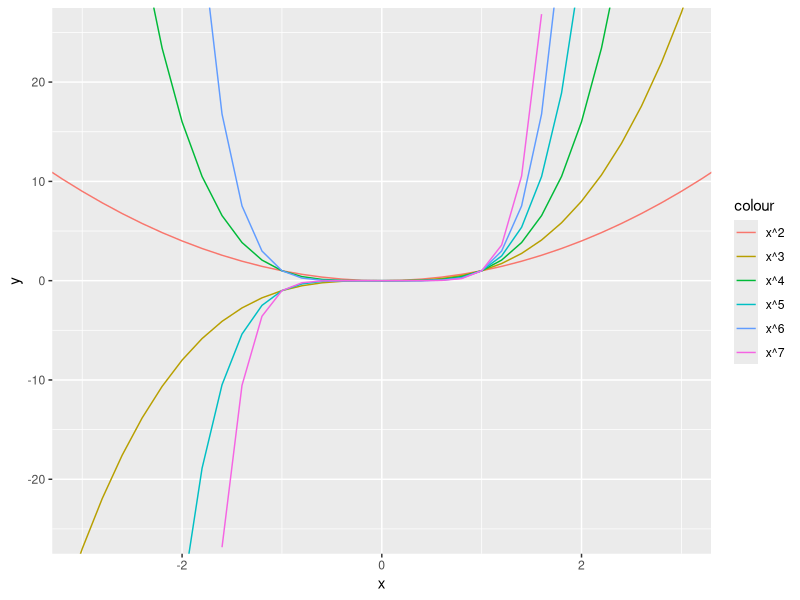
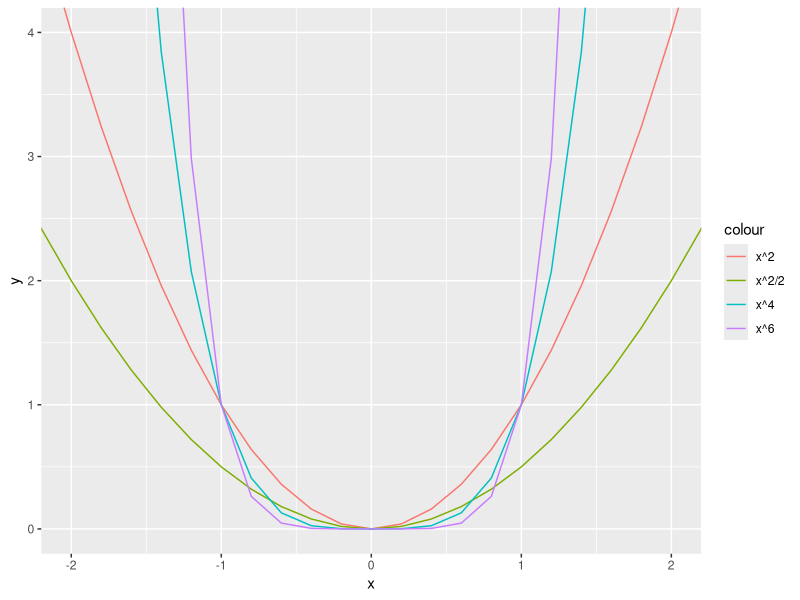
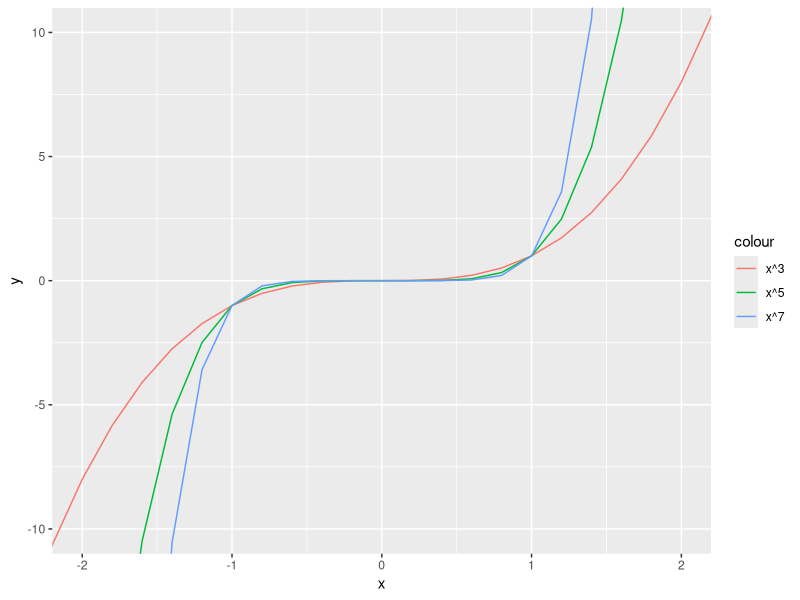
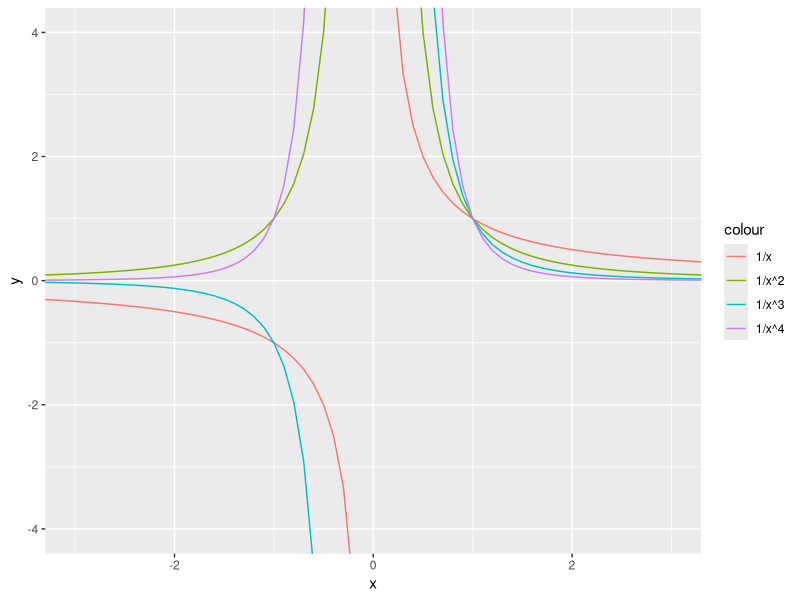
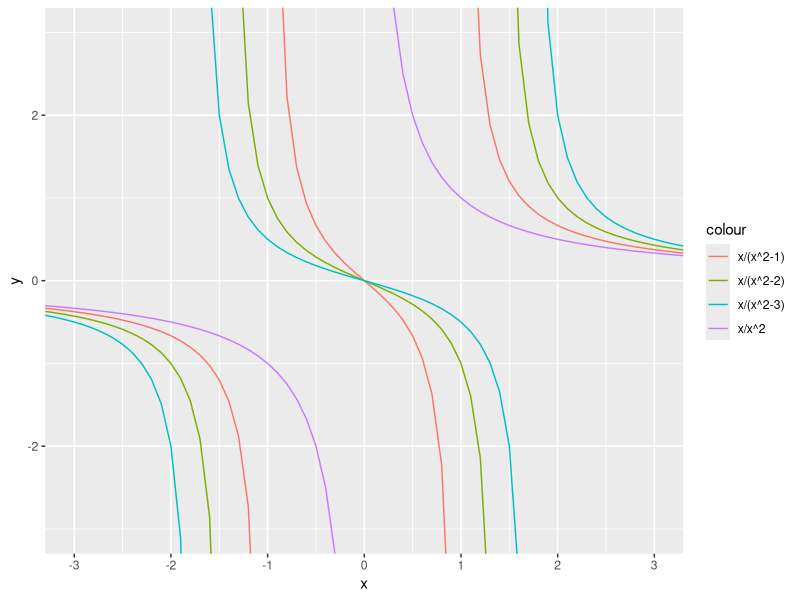
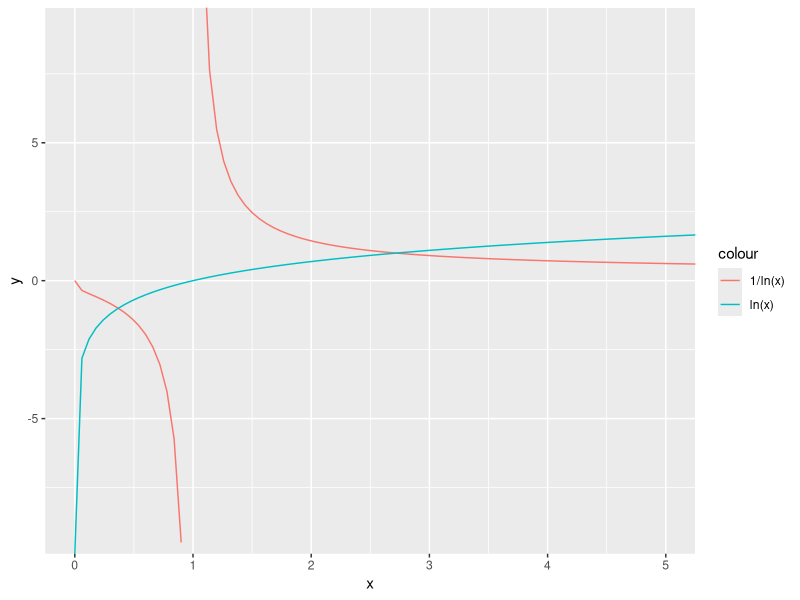
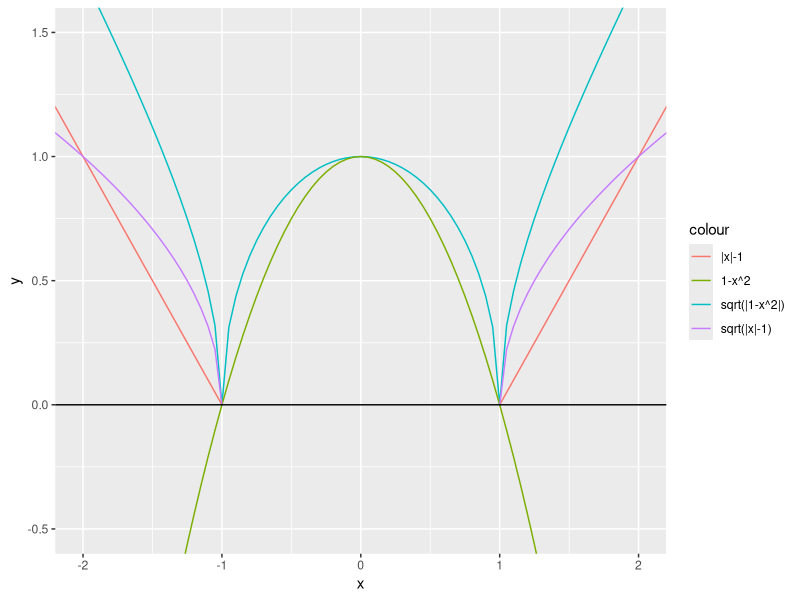

These charts were generated, in order, by the following R code:
## ---- chunk 1
knitr::opts_chunk$set(echo = TRUE)
## ---- chunk 2
library(knitr)
library(ggplot2)
ggplot(data.frame(x=c(-10,10)), aes(x))+ ylim(-50,50)+
  stat_function(fun=function(x)x^2, geom='line', aes(color = 'x^2'))+
  stat_function(fun=function(x)x^3, geom='line', aes(color = 'x^3'))+
  stat_function(fun=function(x)x^4, geom='line', aes(color = 'x^4'))+
  stat_function(fun=function(x)x^5, geom='line', aes(color = 'x^5'))+
  stat_function(fun=function(x)x^6, geom='line', aes(color = 'x^6'))+
  stat_function(fun=function(x)x^7, geom='line', aes(color = 'x^7'))+
  coord_cartesian(ylim = c(-25,25), xlim = c(-3,3))

## Only even

ggplot(data.frame(x=c(-10,10)), aes(x))+ ylim(-30,30)+
  stat_function(fun=function(x)x^2, geom='line', aes(color = 'x^2'))+
  stat_function(fun=function(x)x^2/2, geom='line', aes(color = 'x^2/2'))+
  stat_function(fun=function(x)x^4, geom='line', aes(color = 'x^4'))+
  #stat_function(fun=function(x)x^5, geom='line', aes(color = 'x^5'))+
  stat_function(fun=function(x)x^6, geom='line', aes(color = 'x^6'))+
  #stat_function(fun=function(x)x^7, geom='line', aes(color = 'x^7'))+
  coord_cartesian(ylim = c(0,4), xlim = c(-2,2))

## Only odd

ggplot(data.frame(x=c(-10,10)), aes(x))+ ylim(-30,30)+
 # stat_function(fun=function(x)x^2, geom='line', aes(color = 'x^2'))+
  stat_function(fun=function(x)x^3, geom='line', aes(color = 'x^3'))+
 # stat_function(fun=function(x)x^4, geom='line', aes(color = 'x^4'))+
  stat_function(fun=function(x)x^5, geom='line', aes(color = 'x^5'))+
 # stat_function(fun=function(x)x^6, geom='line', aes(color = 'x^6'))+
  stat_function(fun=function(x)x^7, geom='line', aes(color = 'x^7'))+
  coord_cartesian(ylim = c(-10,10), xlim = c(-2,2))

vals <- seq(-3,3, by = 0.5)
table3 <- vector()
for (x in vals){
  y <- x^3
  xy <- cbind(x, y)
  table3 <- rbind(table3, xy)
}
colnames(table3)<-c('x','x^3')
table5 <- vector()
for (x in vals){
  y <- x^5
  xy <- cbind(x,y)
  table5 <- rbind(table5, xy)
}
colnames(table5)<-c('x','x^5')
table3_5<-merge(table3, table5)
table7 <- vector()
for (x in vals){
  y <- x^7
  xy <- cbind(x,y)
  table7 <- rbind(table7, xy)
}
colnames(table7)<-c('x','x^7')
table_odd <- merge(table3_5, table7)


table2 <- vector()
for (x in vals){
  y <- x^2
  xy <- cbind(x, y)
  table2 <- rbind(table2, xy)
}
colnames(table2)<-c('x','x^2')
table4 <- vector()
for (x in vals){
  y <- x^4
  xy <- cbind(x,y)
  table4 <- rbind(table4, xy)
}
colnames(table4)<-c('x','x^4')
table2_4<-merge(table2, table4)
table6 <- vector()
for (x in vals){
  y <- x^6
  xy <- cbind(x,y)
  table6 <- rbind(table6, xy)
}
colnames(table6)<-c('x','x^6')

table_even <- merge(table2_4, table6)
table_all <- merge(table_even, table_odd)
kable(table_all, digits = 5, caption = '$x^n$')
## ---- chunk 3
ggplot(data.frame(x = c(-5,5)), aes(x))+
  stat_function(fun = function(x)1/x, aes(color = '1/x'))+
  stat_function(fun = function(x)1/x^2, aes(color = '1/x^2'))+
  stat_function(fun = function(x)1/x^3, aes(color = '1/x^3'))+
  stat_function(fun = function(x)1/x^4, aes(color = '1/x^4'))+
  ylim(-10,10)+
  coord_cartesian(ylim=c(-4,4), xlim = c(-3,3))

## ---- chunk 4
eq <-function(x) ifelse(x == 1 | x == -1,NA, (x/((x^2)-1)))
eq2 <-function(x) ifelse(x == sqrt(2) | x == -sqrt(2), NA, (x/((x^2)-2)))
eq3 <-function(x) ifelse(x == sqrt(3) | x == -sqrt(3), NA,(x/((x^2)-3)))

ggplot(data.frame(x=c(-5,5)), aes(x))+
  stat_function(fun=function(x)x/x^2, aes(color = 'x/x^2'))+
  stat_function(fun=eq,geom="line", aes(color="x/(x^2-1)"))+
  stat_function(fun=eq2,geom='line',aes(color='x/(x^2-2)')) +
  stat_function(fun=eq3,geom='line', aes(color ='x/(x^2-3)'))+
  scale_x_continuous(breaks = (seq(-3, 3, by = 1)))+ 
  ylim(-10,10)+
  coord_cartesian(ylim=c(-3,3), xlim=c(-3,3))
  
# Table of Values for x/((x^2)-1)

table_l<-vector()
for(x in seq(-3,-1, 0.1)){
  y<-x/((x^2)-1)
  xy <- cbind(x,y)
  table_l <- rbind(table_l,xy)
}
colnames(table_l)<-c('x','Left part')

table_m<-vector()
for(x in seq(-1,1, 0.1)){
  y<-x/((x^2)-1)
  xy <- cbind(x,y)
  table_m <- rbind(table_m,xy)
}
colnames(table_m)<-c('x','Middle part')

table_r<-vector()
for(x in seq(1,3, 0.1)){
  y<-x/((x^2)-1)
  xy <- cbind(x,y)
  table_r <- rbind(table_r,xy)
}
colnames(table_r)<-c('x','Right part')
table_lmr <-cbind(table_l, table_m, table_r)

kable(table_lmr, caption = '$\\frac{x}{x^2-1}$')
## ---- chunk 5
ggplot(data.frame(x=c(0,6)), aes(x))+
  stat_function(fun=function(x)1/log(x), aes(color = '1/ln(x)'))+
  stat_function(fun=function(x)log(x), aes(color = 'ln(x)'))+
   scale_x_continuous(breaks = (seq(0, 5, by = 1)))+ 
  ylim(-19,18)+
  coord_cartesian(ylim=c(-9,9), xlim=c(0,5))
## ---- chunk 6

eq <- function(x)(sqrt(abs(1-x^2)))
eq1<- function(x)ifelse(abs(x)-1>=0,(abs(x)-1), NA)
eq2<- function(x)(sqrt(abs(x)-1))
ggplot(data.frame(x=c(-2.5,2.5)), aes(x))+
  stat_function(fun=eq, geom='line', aes(color= 'sqrt(|1-x^2|)'))+
  stat_function(fun=eq1, geom = 'line', aes(color = '|x|-1'))+
  stat_function(fun=function(x)(1-x^2), geom= 'line', aes(color = '1-x^2'))+ 
  stat_function(fun=eq2, geom = 'line', aes(color='sqrt(|x|-1)'))+
  ylim(c(-10,10))+
  coord_cartesian(ylim = c(-0.5,1.5),xlim=c(-2,2))+
  geom_hline(yintercept = 0, aes(color = 'black'))

table.sqrt <- vector()
for (x in seq(-3,3,by = 0.5)){
  y <- (sqrt(abs(1-x^2)))
  x <- x
  xy <- cbind(x,y)
  table.sqrt <- rbind(table.sqrt, xy) 
}
colnames(table.sqrt)<-c('x','$\\sqrt{|1-x^2|}$')
kable(table.sqrt)
